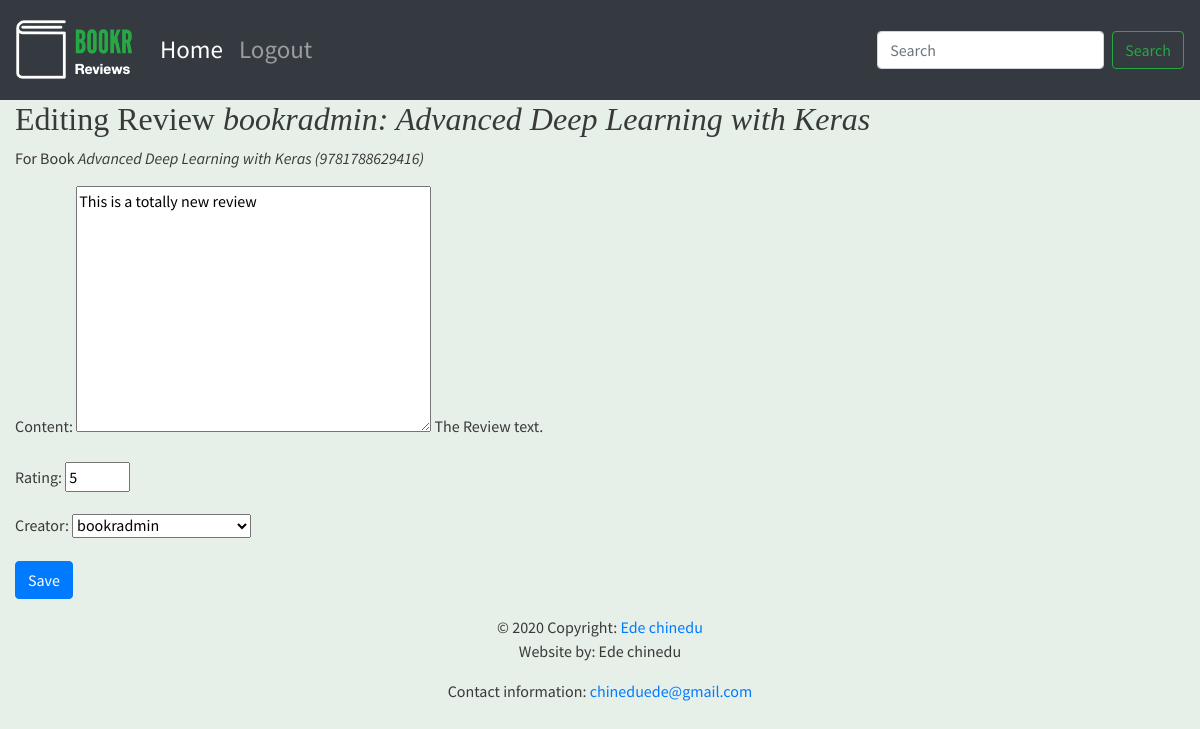
The app's page /books/1/reviews/4 with its own data.
### reviews/models.py (models this page shows, shortened)
class Review(models.Model):
    content = models.TextField(help_text="The Review text.")
    rating = models.IntegerField(help_text="The rating the reviewer has given.")
    date_created = models.DateTimeField(auto_now_add=True, help_text="The date and time the review was created.")
    date_edited = models.DateTimeField(null=True, help_text="The date and time the review was last edited.")
    creator = models.ForeignKey(auth.get_user_model(), on_delete=models.CASCADE)
    book = models.ForeignKey(Book, on_delete=models.CASCADE, help_text="The Book that this review is for.")
    def __str__(self):
        return f"{self.creator.username}: {self.book.title}"

class Book(models.Model):
    title = models.CharField(max_length=70, help_text="The title of the book.")
    publication_date = models.DateField(verbose_name="Date the book was published.")
    isbn = models.CharField(max_length=20, verbose_name="ISBN number of the book.")
    publisher = models.ForeignKey(Publisher, on_delete=models.CASCADE)
    contributors = models.ManyToManyField('Contributor', through="BookContributor")
    def __str__(self):
        return f"{self.title} ({self.isbn})"

### reviews/views.py (the view)
# urls.py: path('books/<int:book_pk>/reviews/<int:review_pk>', views.review_edit, name='review_edit'),
def review_edit(request: HttpRequest, book_pk: int, review_pk: int=None):
    book = get_object_or_404(Book, pk=book_pk)
    if review_pk:
        book_review = get_object_or_404(Review, pk=review_pk, book_id=book_pk)
    else:
        book_review = None
    if request.method == "POST":
        form = ReviewForm(request.POST, instance=book_review)
        if form.is_valid():
            review_form = form.save(commit=False)
            review_form.book = book
            if book_review:
                review_form.date_edited = timezone.now()
                messages.success(request, f"Review for \"{book.title}\" updated.")
            else:
                messages.success(request, f"Review for \"{book.title}\" created.")
            review_form.save()
            form.save_m2m()
            return redirect("book_detail", book.pk)
    else:
        form = ReviewForm(instance=book_review)
    return render(request, "reviews/instance-form.html",
        {
            "form": form,
            "instance": book_review,
            "model_type": "Review",
            "related_model_type": "Book",
            "related_instance": book})

### reviews/forms.py
class ReviewForm(forms.ModelForm):
    class Meta:
        model = Review
        exclude = ('date_edited', 'book')
    rating = forms.IntegerField(min_value=0, max_value=5)

### reviews/templates/reviews/instance-form.html (shortened to what this page needs)
{% extends 'reviews/base.html' %}
{% block content %}
    <h2>
        {% if instance %}
            Editing {{ model_type }} <em>{{ instance }}</em>
        {% else %}
            New {{ model_type }}
        {% endif %}
    </h2>
    {% if related_model_type and related_instance %}
    <p>For {{ related_model_type }} <em>{{ related_instance }}</em></p>
    {% endif %}
    <form method="post">
        {{ form.as_p }}
        <input type="submit" value="{% if instance %}Save{% else %}Create{% endif %}" class="btn btn-primary">
    </form>
{% endblock %}

### static/main.css (style rules this page uses)
body { font-family: 'Source Sans Pro', sans-serif; background-color: #e6efe8; color: #393939; }
h1, h2, h3, h4, h5, h6 { font-family: 'Libre Baskerville', serif; }

### records on screen
Review: creator+book "bookradmin: Advanced Deep Learning with Keras", content "This is a totally new review", rating "5", creator "bookradmin"
Book: title+isbn "Advanced Deep Learning with Keras (9781788629416)"

### other values on screen
{{ model_type }} "Review"
{{ related_model_type }} "Book"
